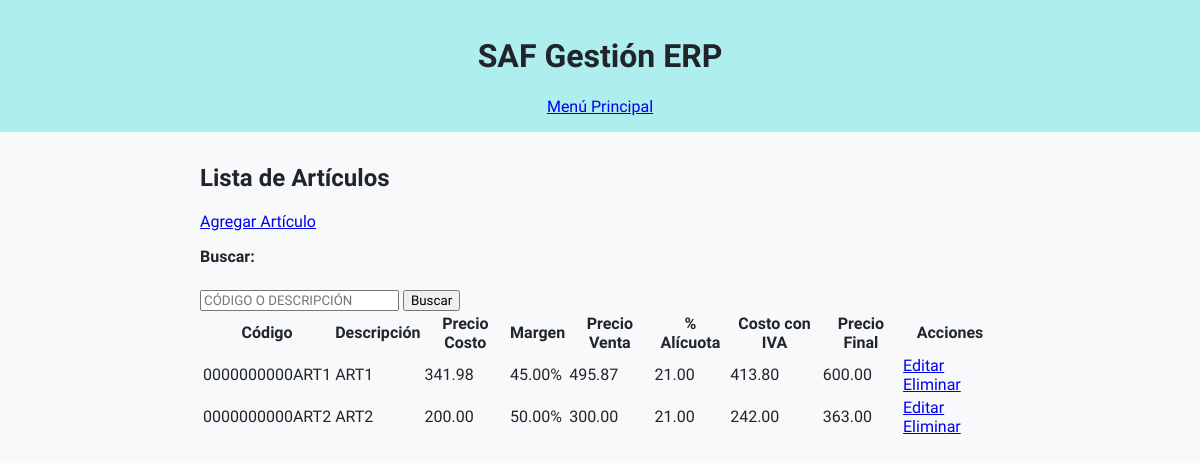
The app's page /lista/ with its own data.
### articulos/models.py (models this page shows, shortened)
class UpperCaseMixin:
    def save(self, *args, **kwargs):
        for field in self._meta.fields:
            if isinstance(field, models.CharField) and getattr(self, field.name):
                setattr(self, field.name, getattr(self, field.name).upper())
        super().save(*args, **kwargs)

class Articulo(UpperCaseMixin, models.Model):
    codart = models.CharField(
        "Código",
        max_length=14,
        unique=True,
        validators=[
            RegexValidator(
                regex=r'^[A-Z0-9]+$',
                message='Solo se permiten letras mayúsculas y números.'
            )
        ],
        help_text='14 caracteres, se completa con ceros a la izquierda.'
    )
    descrip = models.CharField("Descripción", max_length=80)
    marca = models.ForeignKey('Marca', on_delete=models.PROTECT, blank=True, null=True)
    rubro = models.ForeignKey('Rubro', on_delete=models.PROTECT, blank=True, null=True)
    subrubro = models.ForeignKey('Subrubro', on_delete=models.PROTECT, blank=True, null=True)
    precosto = models.DecimalField(
        "Precio Costo",
        max_digits=12,
        decimal_places=2,
        validators=[MinValueValidator(0)]
    )
    margen = models.DecimalField(
        "Margen %",
        max_digits=6,
        decimal_places=2,
        default=0
    )
    ncodalic = models.ForeignKey(
        'Alicuota',
        verbose_name="Código Alícuota",
        on_delete=models.PROTECT
    )
    alic = models.DecimalField(
        "% Alícuota",
        max_digits=5,
        decimal_places=2,
        editable=False,
        null=True,
        default=0
    )
    costoiva = models.DecimalField(
        "Costo con IVA",
        max_digits=12,
        decimal_places=2,
        null=True,
        default=0
    )
    preventa = models.DecimalField(
        "Precio Venta (sin IVA)",
        max_digits=12,
        decimal_places=2,
        null=True,
        default=0
    )
    prefinal = models.DecimalField(
        "Precio Final (con IVA)",
        max_digits=12,
        decimal_places=2,
        null=True,
        default=0,
        blank=True,
        validators=[MinValueValidator(0)]
    )
    modo_calculo = models.CharField(
        max_length=1,
        choices=[('C', 'Costo → Final'), ('F', 'Final → Costo')],
        default='C'
    )
    from decimal import Decimal, ROUND_HALF_UP

### articulos/views.py (the view)
# urls.py: path('lista/', views.lista_articulos, name='lista_articulos'),
def lista_articulos(request):
    articulos = Articulo.objects.all().order_by('codart')
    q = request.GET.get('q', '')
    if q:
        articulos = articulos.filter(
            Q(codart__icontains=q) |
            Q(descrip__icontains=q)
        )
    return render(request, 'articulos/lista.html', {'articulos': articulos})

### articulos/templates/articulos/lista.html (shortened to what this page needs)
{% extends "articulos/base.html" %}
{% block content %}
<h2>Lista de Artículos</h2>
<a class="btn" href="{% url 'agregar_articulo' %}">Agregar Artículo</a>
<form method="get" class="mb-3">
  <label>Buscar:</label>
  <input type="text"
       name="q"
       id="buscar"
       value="{{ query }}"
       placeholder="CÓDIGO O DESCRIPCIÓN"
       maxlength="80"
       oninput="this.value = this.value.toUpperCase();">
  <button type="submit" class="btn btn-sm btn-primary">Buscar</button>
</form>
<table>
    <thead>
        <tr>
            <th>Código</th>
            <th>Descripción</th>
            <th>Precio Costo</th>
            <th>Margen</th>
			<th>Precio Venta</th>
			<th>% Alícuota</th>
            <th>Costo con IVA</th>
            <th>Precio Final</th>
            <th>Acciones</th>
        </tr>
    </thead>
    <tbody>
        {% for articulo in articulos %}
        <tr>
            <td>{{ articulo.codart }}</td>
            <td>{{ articulo.descrip }}</td>
            <td>{{ articulo.precosto|floatformat:2 }}</td>
			<td>{{ articulo.margen|floatformat:2 }}%</td>
			<td>{{ articulo.preventa }}</td>
			<td>{{ articulo.alic }}</td>
            <td>{{ articulo.costoiva }}</td>
            <td>
				{% if articulo.prefinal %}
					{{ articulo.prefinal|floatformat:2 }}
				{% else %}
					-
				{% endif %}
			</td>
            <td>
                <a href="{% url 'modificar_articulo' articulo.id %}">Editar</a>
                <a href="{% url 'eliminar_articulo' articulo.id %}"
				   class="btn btn-danger"
				   onclick="return confirm('¿Está seguro que desea eliminar el artículo {{ articulo.descrip }}?');">
			       Eliminar
				</a>
			</td>
        </tr>
        {% empty %}
        <tr>
            <td colspan="7">No hay artículos cargados.</td>
        </tr>
        {% endfor %}
    </tbody>
</table>
{% endblock %}

### articulos/static/articulos/css/styles.css (style rules this page uses)
body, input, button, label, textarea, select, table, td, th, header, h1, h2, h3, h4, h5, h6, p, a, span, li, div { font-family: 'Segoe UI', Arial, Helvetica, sans-serif !important; }
body { font-family: Segoe UI, Helvetica, sans-serif; background-color: #f8f9fa; color: #212529; margin: 0; padding: 0; }
form label { display: block; margin-top: 1rem; font-weight: bold; }
form input[type="submit"], form button { margin-top: 1.5rem; }
#buscar { text-transform: uppercase; }

### records on screen
Articulo: codart "0000000000ART1", descrip "ART1", precosto "341.98", margen "45.00", preventa "495.87", alic "21.00", costoiva "413.80", prefinal "600.00"
Articulo: codart "0000000000ART2", descrip "ART2", precosto "200.00", margen "50.00", preventa "300.00", alic "21.00", costoiva "242.00", prefinal "363.00"
